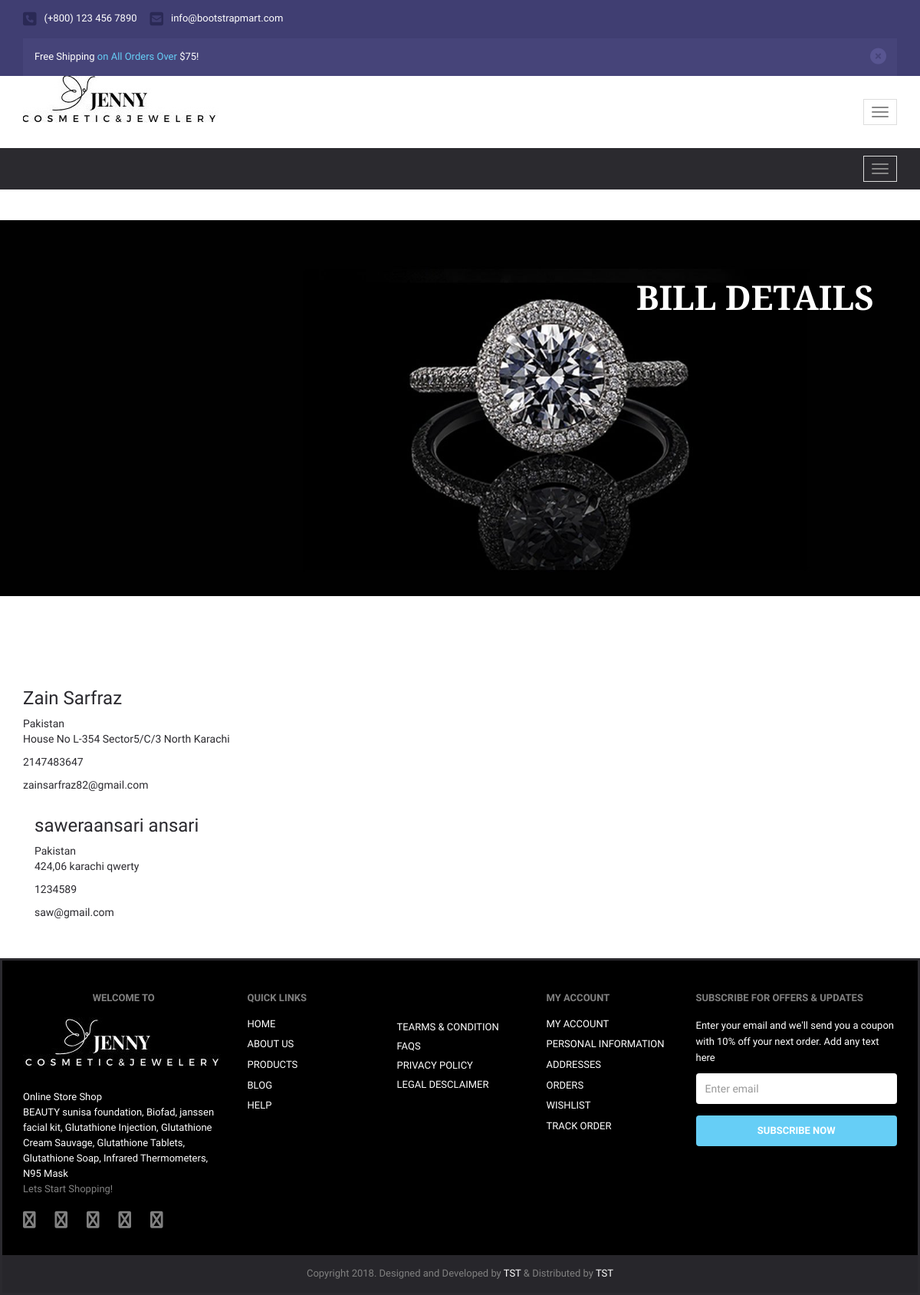
The page /vieworder.php on the database its author committed.
### tables this page shows
CREATE TABLE `booked` (
  `id` int(11) NOT NULL,
  `First Name` varchar(255) NOT NULL,
  `Last Name` varchar(255) NOT NULL,
  `Country` varchar(255) NOT NULL,
  `address` varchar(255) NOT NULL,
  `Appartment` varchar(255) NOT NULL,
  `city` varchar(255) NOT NULL,
  `postal` int(6) NOT NULL,
  `phone` int(12) NOT NULL,
  `email` varchar(255) NOT NULL,
  `status` tinyint(255) NOT NULL DEFAULT 1
);

### vieworder.php (the view, shortened to what this page needs)
<?php
include('includes/navbar.php');
include('includes/config.php');
?>
<div class="content-offers"
    style="background:url(images/products.jpg); background-size: cover; margin-top:40px; height: 150px;"
    style="background-color:black; color:white;">
    <div class="container" style=" color:white;">
        <div class="ct-offers">
            <div class="ct-offers-title" style="color: white; margin-left: 80px;">Bill Details</div>
        </div>
    </div>
</div>
<div class="container">
    <div class="row">
        <?php
        $productsfetch = "SELECT * from booked";
        $runquery = mysqli_query($connection, $productsfetch);
        if (mysqli_num_rows($runquery) > 0) {
            while ($data = mysqli_fetch_assoc($runquery)) {
                ?>
                <div class="col-md-6 col-lg-6 col-sm-6">
                    <div class="">
                        <h3>
                            <?php echo $data['First Name'] . ' ' . $data['Last Name']; ?>
                        </h3>
                        <p class="price"><span>
                                <?php echo $data['Country'] . '<br> ' . $data['address'] . ' ' . $data['Appartment']; ?>
                            </span></p>
                        <p>
                            <?php echo $data['phone']; ?>
                        </p>
                        <p>
                            <?php echo $data['email']; ?>
                        </p>
                    </div>
                    <?php
            }
        }
        ?>
        </div>
    </div>
</div>
</div>
<br>
<br>
<?php
include("includes/footer.php");
?>

### includes/navbar.php (shortened to what this page needs)
<!DOCTYPE html>
<html lang="en">
<head>
    <link href='font-awesome/css/font-awesome.css' rel='stylesheet' type='text/css'>
    <link href="css/bootstrap.min.css" rel="stylesheet">
    <link href="style.css" rel="stylesheet">
    <link href="responsive.css" rel="stylesheet">
    <link href="css/owl.carousel.css" rel="stylesheet">
    <link href="css/owl.theme.css" rel="stylesheet">
    <link href="css/owl.transitions.css" rel="stylesheet">
    <link href="css/prettyPhoto.css" rel="stylesheet">
    <link rel="stylesheet" href="https://cdnjs.cloudflare.com/ajax/libs/font-awesome/6.4.2/css/all.min.css"
 />
</head>
<body bgcolor="white">
    <div id="wrapper" class="homepage-1">
        <div id="header">
            <div class="top">
                <div class="container">
                    <ul class="top-support">
                        <li><i class="fa fa-phone-square"></i><span>(+800) 123 456 7890</span></li>
                        <li><a href=""><i class="fa fa-envelope-square"></i><span>info@bootstrapmart.com</span></a></li>
                    </ul>
                    <div class="clearfix"></div>
                    <div class="top-offers show-mobile">
                        <div class="alert alert-warning alert-dismissible fade in offers" role="alert">
                            <button type="button" class="close" data-dismiss="alert" aria-label="Close"><span
                                    aria-hidden="true"><i class="fa fa-times-circle"></i></span></button>
                            Free Shipping <a href="">on All Orders Over</a> $75!
                        </div>
                    </div>
                </div>
            </div>
            <div id="believe-nav">
                <div class="container">
                    <div class="min-marg">
                        <nav class="navbar navbar-default">
                            <div class="navbar-header">
                                <button type="button" class="navbar-toggle collapsed" data-toggle="collapse"
                                    data-target="#bs-example-navbar-collapse-1">
                                    <span class="icon-bar"></span>
                                    <span class="icon-bar"></span>
                                    <span class="icon-bar"></span>
                                </button>
                                <a class="navbar-brand" href="index.php" style="margin-top:-30px;"><img
                                        src="images/lo1.jpg" alt=""></a>
                            </div>
                        </nav>
                    </div>
                </div>
            </div>
            <div id="cat-nav">
                <div class="container">
                    <nav class="navbar navbar-default">
                        <div class="navbar-header">
                            <button type="button" class="navbar-toggle collapsed" data-toggle="collapse"
                                data-target="#cat-nav-mega">
                                <span class="icon-bar"></span>
                                <span class="icon-bar"></span>
                                <span class="icon-bar"></span>
                            </button>
                        </div>
                    </nav>
                </div>
            </div>
        </div>

### includes/footer.php (shortened to what this page needs)
<html>
</html>
<div id="footer" class="foot">
    <div class="footer-widget" style="background-color: black;">
        <div class="container">
            <div class="row">
                <div class="col-md-3">
                    <div class="text-widget">
                        <div class="wid-title">
                            <center> Welcome to</center>
                        </div>
                        <img src="images/lo2.jpg" alt="">
                        <p>Online Store Shop <br> BEAUTY sunisa foundation, Biofad, janssen facial kit,
                            Glutathione Injection, Glutathione Cream Sauvage, Glutathione Tablets, Glutathione
                            Soap, Infrared Thermometers, N95 Mask<br><a href="">Lets Start Shopping!</a>
                        </p>
                        <ul class="ft-soc clearfix">
                            <li><a href=""><i class="fa fa-facebook-square"></i></a></li>
                            <li><a href=""><i class="fa fa-twitter"></i></a></li>
                            <li><a href=""><i class="fa fa-google-plus-square"></i></a></li>
                            <li><a href=""><i class="fa fa-instagram"></i></a></li>
                            <li><a href=""><i class="fa fa-pinterest"></i></a></li>
                        </ul>
                    </div>
                </div>
                <div class="col-md-2">
                    <div class="quick-links">
                        <div class="wid-title">Quick Links</div>
                        <ul>
                            <li><a href="index.php">Home</a></li>
                            <li><a href="about.php">About US</a></li>
                            <li><a href="products.php">Products</a></li>
                            <li><a href="blogdetails.php">blog</a></li>
                            <li><a href="#">help</a></li>
                        </ul>
                    </div>
                </div>
                <div class="col-md-2">
                    <div class="term">
                        <div class="wid-title">&nbsp;</div>
                        <p>
                            <a href="#">Tearms & condition</a><br />
                            <a href="#">FAQs</a><br />
                            <a href="#">Privacy Policy</a><br />
                            <a href="#">Legal Desclaimer</a><br />
                        </p>
                    </div>
                </div>
                <div class="col-md-2">
                    <div class="quick-links">
                        <div class="wid-title">My Account</div>
                        <ul>
                            <li><a href="#">My Account</a></li>
                            <li><a href="#">Personal Information</a></li>
                            <li><a href="#">Addresses</a></li>
                            <li><a href="#">Orders</a></li>
                            <li><a href="#">Wishlist</a></li>
                            <li><a href="#">track order</a></li>
                        </ul>
                    </div>
                </div>
                <div class="col-md-3">
                    <div class="subscribe">
                        <div class="wid-title">Subscribe for OFFERS & UPDATES</div>
                        <p>
                            Enter your email and we'll send you a coupon
                            with 10% off your next order. Add any text here
                        </p>
                        <form method="post" action="phpmailer.php">
                            <div class="form-group">
                                <input type="email" class="form-control" id="exampleInputEmail1" name="email"
                                    placeholder="Enter email" required>
                            </div>
                            <button type="submit" class="btn btn-default">Subscribe Now</button>
                        </form>
                    </div>
                </div>
            </div>
        </div>
    </div>
    <div class="footer-text">
        <div class="container">
            <p>Copyright 2018. Designed and Developed by <a href="https://bootstrapmart.com/">TST </a> &amp; Distributed
                by <a href="https://themewagon.com/">TST</a></p>
        </div>
    </div>
</div>
</div>
</body>
</html>

### responsive.css (style rules this page uses)
.top-offers.show-mobile, #open-srch-form-mod { display: none; }
@media (max-width:1200px) { #cat-nav .navbar-toggle { margin: 10px 0; } }
@media (max-width:1200px) { .top-offers { display: none; } }
@media (max-width:1200px) { .top-offers.show-mobile { display: block; float: none; width: 100%; max-width: none; } }
@media (max-width:1200px) { .offers { width: 100%; max-width: none; } }
@media (max-width:1200px) { .navbar-header { float: none; } }
@media (max-width:1200px) { .navbar-toggle { display: block; margin: 0 15px; border-radius: 0; } }

### includes/footer.php (style rules this page uses)
.foot { border: 3px solid #2b2a2f; box-sizing: border-box; transition: all 0.2s ease-in; }

### rows shown on the page
booked: First Name "Zain", Last Name "Sarfraz", Country "Pakistan", address "House No L-354 Sector5/C/3 North Karachi", phone "2147483647", email "zainsarfraz82@gmail.com"
booked: First Name "saweraansari", Last Name "ansari", Country "Pakistan", address "424,06 karachi", Appartment "qwerty", phone "1234589", email "saw@gmail.com"
